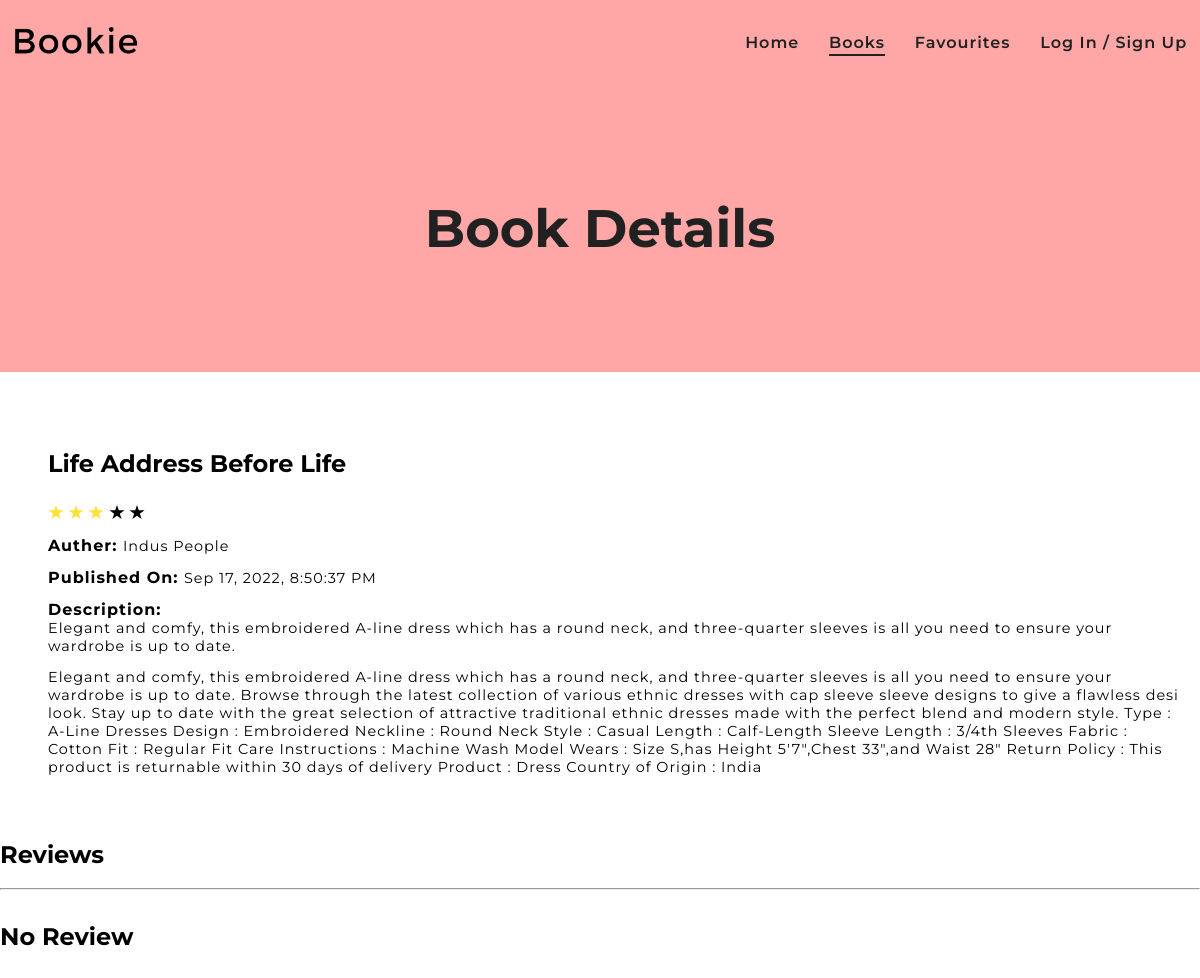
The page /book_details/4 on the database as committed earlier.
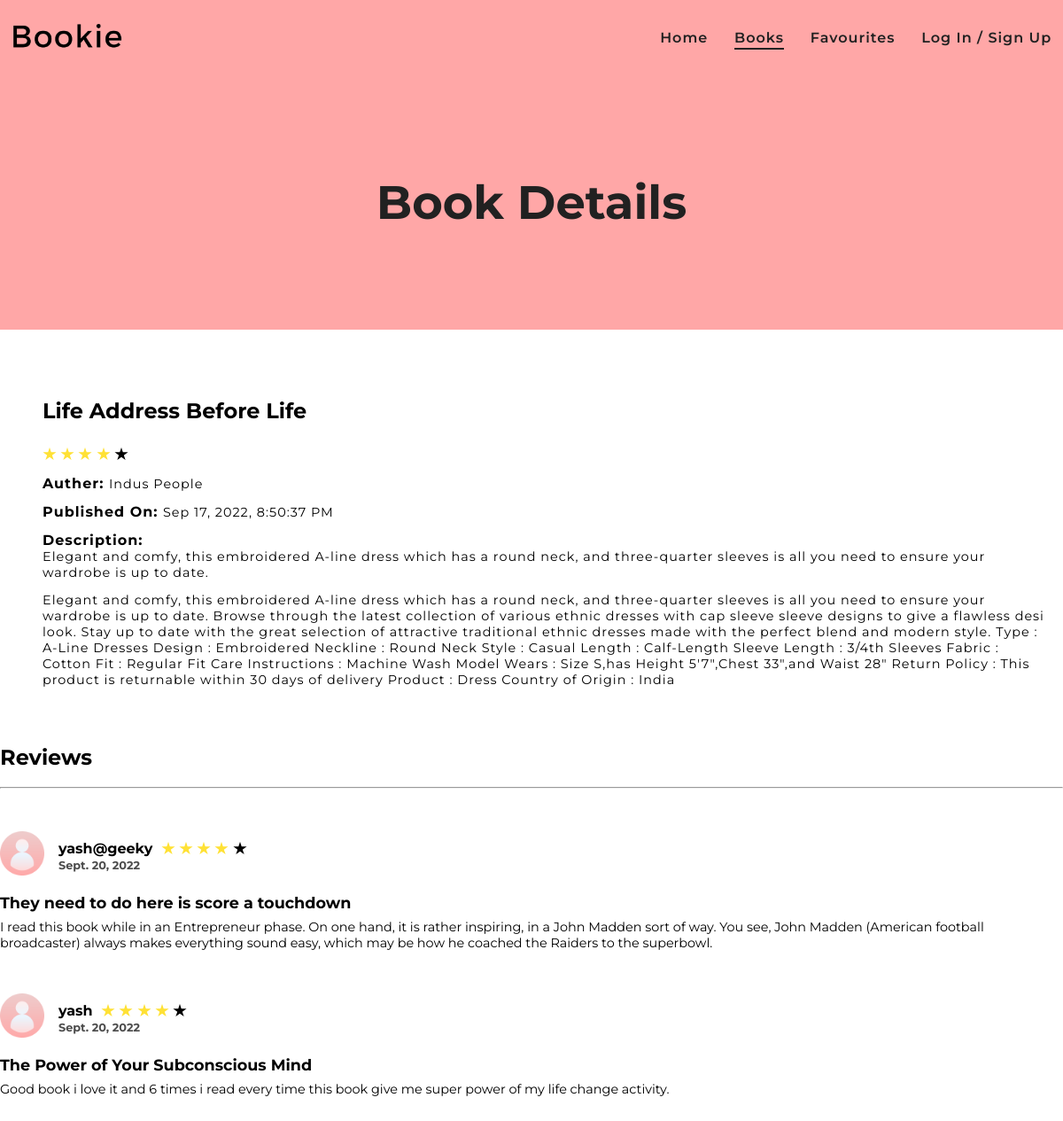
The same page on the database as committed later.
### app/models.py (models this page shows)
class BookData(models.Model):
        book_name = models.TextField()
        book_small_desc = models.TextField()
        book_desc = models.TextField()
        book_image = models.TextField()
        book_review_star = models.PositiveSmallIntegerField()
        book_author = models.CharField(max_length=60)
        book_published = models.CharField(max_length=60)
        book_review_count = models.PositiveIntegerField(default=1)

class ReviewData(models.Model):
        book_id = models.PositiveSmallIntegerField()
        user_email = models.TextField(max_length=60)
        username = models.TextField(max_length=60, default="No User")
        review_title = models.TextField()
        review_desc = models.TextField()
        date = models.DateField(auto_now_add=True)
        review_star = models.PositiveSmallIntegerField()

### app/views.py (the view, shortened to what this page needs)
def BookDetails(request, id):
        data = BookData.objects.get(id=id)
        review_data = ReviewData.objects.filter(book_id=id)
        loginValue = False
        if 'mail'  in request.session:
                if request.session['mail']:
                        loginValue = True
        context = { "data" : data, "review_data" : review_data ,"loggedIn" : loginValue, 'iterator':range(1,6) }
        return render(request, 'book_details.html', context)

### template/book_details.html (shortened to what this page needs)
{% load static %}
<!DOCTYPE html>
<html lang="en">
<head>
        <link rel="stylesheet" href="{% static 'resources/styles/book.css' %}">
</head>
<body>
        <header>
                <nav class="containers">
                        <div class="logo-container">
                                <div class="img-container">
                                        <img src="{% static 'resources/img/logo.png' %}" alt="">
                                </div>
                        </div>
                        <div class="nav-container">
                                <ul class="desktop-nav">
                                        <li><a href="{% url 'home' %}">Home</a></li>
                                        <li   id="book-active"><a href="{% url 'books' %}">Books</a></li>
                                        <li><a href="{% url 'favourite' %}">Favourites</a></li>
                                        {% if loggedIn %}
                                                <li><a href="#">{{ request.session.username }}</a></li>
                                        {% else %}
                                                <li><a href="{% url 'login' %}">Log  In / Sign Up</a></li>
                                        {% endif %}
                                </ul>
                        </div>
                </nav>
                <div class="header-text-container containers">
                        <h1>Book Details</h1>
                </div>
        </header>
        <main>
                <section class="details">
                        <div class="book-cover">
                                <div class="text-content">
                                        <h1>{{ data.book_name }}</h1>
                                        <div class="ratings">
                                                {% for i in iterator %}
                                                        {% if data.book_review_star >= i %}
                                                                <ion-icon name="star-sharp" class="stared"></ion-icon>
                                                        {% else %}
                                                                <ion-icon name="star-sharp" ></ion-icon>
                                                        {% endif %}
                                                {% endfor %}
                                        </div>
                                        <p><b style="font-size: 1rem;">Auther: </b> {{ data.book_author }}</p>
                                        <p><b style="font-size: 1rem;">Published On: </b> {{ data.book_published }}</p>
                                        <p><b style="font-size: 1rem;">Description: </b>
                                        <br>
                                        {{ data.book_small_desc }}
                                        </p>
                                        <p>
                                              {{data.book_desc}}
                                        </p>
                                </div>
                        </div>
                </section>
                <section class="review">
                        <div class="text-content">
                                <h2>Reviews</h2><br>
                                <hr>
                        </div>
                        {% if review_data %}
                                {% for review in review_data %}
                                <div class="review-section">
                                        <div class="review-profile">
                                                <div class="img-container">
                                                        <img src="{% static 'resources/img/account.png' %}" alt="">
                                                </div>
                                                <div class="text-content">
                                                        <div class="text">
                                                                <h4>{{ review.username }}</h4>
                                                                <div class="ratings">
                                                                        {% for i in iterator %}
                                                                                {% if review.review_star >= i %}
                                                                                        <ion-icon name="star-sharp" class="stared"></ion-icon>
                                                                                {% else %}
                                                                                        <ion-icon name="star-sharp" ></ion-icon>
                                                                                {% endif %}
                                                                        {% endfor %}
                                                                </div>
                                                        </div>
                                                        <h5>{{ review.date }}</h5>
                                                </div>
                                        </div>
                                        <div class="review-comment">
                                                <h3>{{ review.review_title }}</h3>
                                                <p>
                                                       {{ review.review_desc }}
                                                </p>
                                        </div>
                                </div>
                                {% endfor %}
                        {% else %}
                                <h2 style="margin-top:2rem;">No Review</h2>
                        {% endif %}
                </section>
        </main>
</body>
</html>

### static/resources/styles/book.css (style rules this page uses)
* { margin: 0; padding: 0; box-sizing: border-box; font-family: "Montserrat", sans-serif; }
.containers { width: 100%; max-width: 1400px; margin: 0 auto; }
header { width: 100%; min-height: 40vh; background-color: #FFA7A7; }
nav { padding: 1.4rem 0; display: flex; justify-content: space-between; align-items: center; position: relative; }
nav .logo-container .img-container { width: 150px; }
nav .logo-container .img-container img { width: 100%; }
nav .nav-container .desktop-nav li { display: inline-block; margin: 0 0.8rem; letter-spacing: 1px; color: #212121; font-weight: 600; cursor: pointer; }
nav .nav-container .desktop-nav li a { color: inherit; text-decoration: none; }
.header-text-container { height: calc(40vh - 2rem); display: flex; justify-content: center; align-items: center; padding: 0 1rem; }
.header-text-container h1 { font-size: clamp(1.7rem, 5vw, 3.3rem); font-weight: 700; color: #212121; max-width: 55rem; text-align: center; }
#book-active { text-underline-offset: 6px; text-decoration-thickness: 2px; -webkit-text-decoration-line: underline; text-decoration-line: underline; }
.details { max-width: 1200px; margin: 3rem auto; }
.details .book-cover { display: flex; justify-content: left; align-items: flex-start; }
.details .book-cover .text-content { margin: 1rem; }
.details .book-cover .text-content .ratings .stared { color: rgb(255, 225, 53); }
.details .book-cover .text-content * { margin-top: 0.8rem; }
.details .book-cover .text-content p { font-size: 0.9rem; letter-spacing: 1px; }
.review { max-width: 1200px; margin: 2rem auto; }
.review-section { max-width: 1200px; margin: 3rem auto; }
.review-section .review-profile { display: flex; justify-content: flex-start; align-items: center; }
.review-section .review-profile .img-container { width: 50px; margin-right: 1rem; }
.review-section .review-profile .img-container img { width: 100%; }
.review-section .review-profile .text-content .text { display: flex; align-items: center; justify-content: center; }
.review-section .review-profile .text-content .text .ratings { margin-left: 0.6rem; }
.review-section .review-profile .text-content .text .ratings ion-icon { margin-top: 3px; }
.review-section .review-profile .text-content .text .ratings .stared { color: rgb(255, 225, 53); }
.review-section .review-profile .text-content h5 { color: rgba(0, 0, 0, 0.7); font-size: 0.8rem; }
.review-section .review-comment { margin: 1rem 0; }
.review-section .review-comment h3 { font-size: 1.1rem; }
.review-section .review-comment p { font-size: 0.9rem; margin: 0.5rem 0; }

Rows that differ between the two databases and show on the page:
changed BookData "Life Address Before Life": book_review_star 3 → 4 (drawn)
added ReviewData: username "yash@geeky", date "Sept. 20, 2022", review_title "They need to do here is score a touchdown", review_desc "I read this book while in an Entrepreneur phase. On one hand, it is rather inspiring, in a John Madden sort of way. You see, John Madden (American football broadcaster) always makes everything sound easy, which may be how he coached the Raiders to the superbowl."
added ReviewData: username "yash", date "Sept. 20, 2022", review_title "The Power of Your Subconscious Mind", review_desc "Good book i love it and 6 times i read every time this book give me super power of my life change activity."
Other text that changed with them:
text no longer shown: "No Review"
